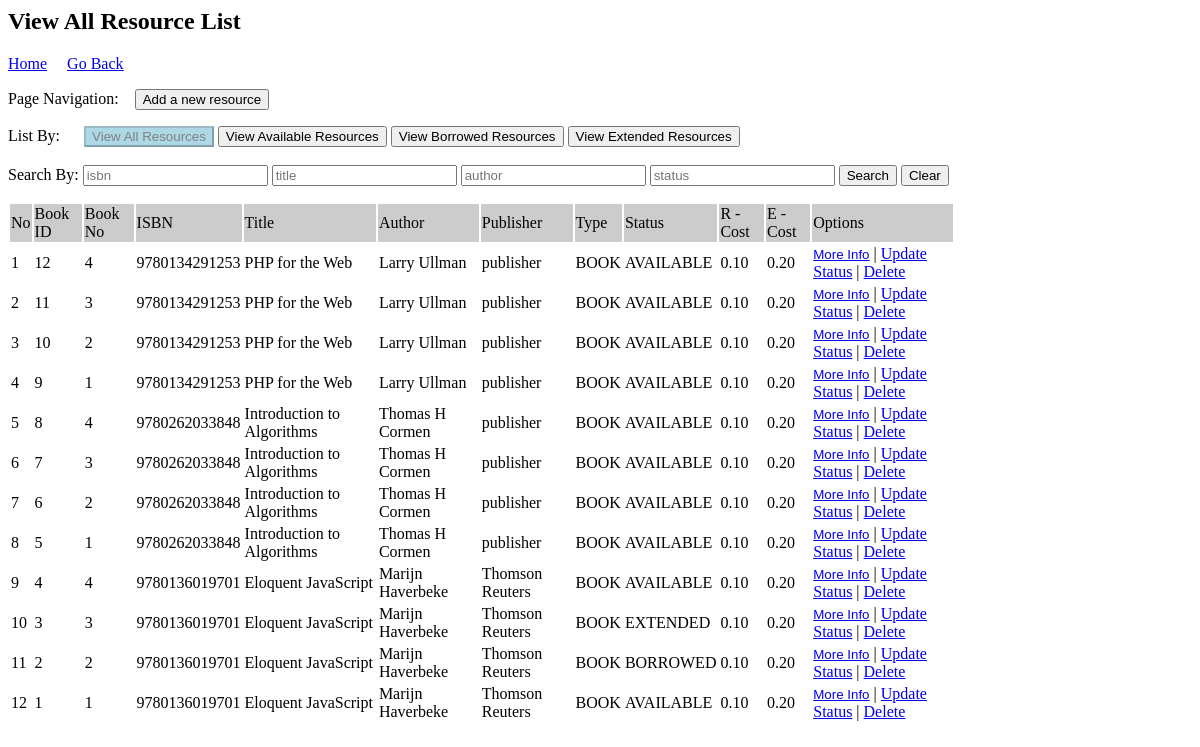
Screenshot of /resourcemgt/librarian/resourcelist.php?current_section=ALL (signed in) with the database file from the repository.
### tables this page shows
CREATE TABLE `resources` (
  `bookid` int(11) NOT NULL auto_increment,
  `bookno` int(2) NOT NULL,
  `isbn` varchar(50) NOT NULL,
  `title` varchar(50) NOT NULL,
  `author` varchar(20) NOT NULL,
  `publisher` varchar(50) NOT NULL,
  `type` varchar(50) NOT NULL,
  `status` varchar(50) NOT NULL,
  `rcost` DECIMAL(5,2) NOT NULL,
  `ecost` DECIMAL(5,2) NOT NULL,
  `username` varchar(50),
  `startdate` DATE,
  `enddate` DATE,
  `extenddate` DATE,
  PRIMARY KEY  (`bookid`)
);

### classes/resources.php (called while the page is built, shortened)
<?php
class Resources {
    function __construct(
        $bookid,
        $bookno,
        $isbn,
        $title,
        $author,
        $publisher,
        $type,
        $status,
        $rcost,
        $ecost,
        $startdate,
        $enddate,
        $extenddate
    ) {
    $this->bookid = $bookid;
    $this->bookno = $bookno;
    $this->isbn = $isbn;
    $this->title = $title;
    $this->author = $author;
    $this->publisher = $publisher;
    $this->type = $type;
    $this->status = $status;
    $this->rcost = $rcost;
    $this->ecost = $ecost;
    }
    function __get($name) { return $this->$name; }
}
?>

### resourcemgt/librarian/resourcelist.php (the view, shortened to what this page needs)
<?php
include_once("../../config.php");
include '../../classes/resources.php';
$main_css = 'main.css';
$flex_css = 'flex.css';
$notification_css = 'notification.css';
?>
<?php
$result = array();
$query = '';
function getCurrentSection($type_of_query) {
  $current_section = $GLOBALS['current_section'];
  $additional_query = '';
  if($type_of_query === 'MULTIPLE_FILTER') {
      $additional_query = ' AND status = ';
  }
  else if($type_of_query === 'SINGLE_FILTER') {
      $additional_query = ' WHERE status = ';
  }
  if($current_section === 'ALL') {
      $additional_query = '';
  }
  return $additional_query;
}
if(!empty($_GET['isbn']) || !empty($_GET['title']) || !empty($_GET['author']) || !empty($_GET['status'])) {
    $sql_statement = "SELECT * FROM resources WHERE ";
    $filter_array = array(
        'isbn' => $_GET['isbn'],
        'title' => $_GET['title'],
        'author' => $_GET['author'],
        'status' => $_GET['status'],
    );
    $query_array = array();
    foreach ($filter_array as $key => $value) {
        if ($value != '') {
          $query_array[] = $key .' LIKE ' . "'" . "%" . $value . "%" . "'";
        }
    }
    $sql_statement = 'SELECT * FROM resources WHERE ' . implode(' AND ', $query_array);
    $sql_statement .= getCurrentSection('MULTIPLE_FILTER');
    $sql_statement .= " ORDER BY bookid DESC";
    $query = mysqli_query($mysqli,$sql_statement);
}
else {
    $sql_statement = "SELECT * FROM resources ";
    $sql_statement .= getCurrentSection('SINGLE_FILTER');
    $sql_statement .= " ORDER BY bookid DESC";
    $query = mysqli_query($mysqli, $sql_statement);
}
while($res = mysqli_fetch_array($query)){
      array_push($result, Resources::init($res));
}
?>
<html>
<head>
    <link rel="stylesheet" href='<?php echo (CSS_PATH . "$main_css"); ?>' type="text/css">
    <link rel="stylesheet" href='<?php echo (CSS_PATH . "$flex_css"); ?>' type="text/css">
    <link rel="stylesheet" href='<?php echo (CSS_PATH . "$notification_css"); ?>' type="text/css">
</head>
<body>
  <h2>View All Resource List</h2>
  <div style='margin-bottom: 1em;'>
    <a href='../../index.php'>Home</a>
    <a style='padding-left: 1em;' href='javascript:self.history.back();'>Go Back</a>
  </div>
  <section id='userlist-section' style="<?php echo(($_SESSION['type']) === USER_ACCESS ? '' : 'display: none;') ?>">
    <div style="margin-bottom: 1em;">
      <span>Page Navigation:&nbsp;&nbsp;&nbsp;</span>
      <a href="<?php echo (ADD_RESOURCE) ?>"><button>Add a new resource</button></a>
    </div>
    <div id='searchrow' style='margin-bottom: 1em;'>
      <form action="#" method="get" name='search_form' class='removeCSS'>
        <span>List By:&nbsp;&nbsp;&nbsp;&nbsp;&nbsp;</span>
        <button
        <?php echo ($GLOBALS['current_section'] == 'ALL') ? 'disabled="true" style="background-color: lightblue;pointer-events: none;color: grey;" ' : ''; ?>
        name='current_section' value='ALL' type='submit' >View All Resources</button>
        <button
        <?php echo ($GLOBALS['current_section'] == 'AVAILABLE') ? 'disabled="true" style="background-color: lightblue;pointer-events: none;color: grey;" ' : ''; ?>
        name='current_section' value='AVAILABLE' type='submit' >View Available Resources</button>
        <button
        <?php echo ($GLOBALS['current_section'] == 'BORROWED') ? 'disabled="true" style="background-color: lightblue;pointer-events: none;color: grey;" ' : ''; ?>
        name='current_section' value='BORROWED' type='submit' >View Borrowed Resources</button>
        <button
        <?php echo ($GLOBALS['current_section'] == 'EXTENDED') ? 'disabled="true" style="background-color: lightblue;pointer-events: none;color: grey;" ' : ''; ?>
        name='current_section' value='EXTENDED' type='submit' >View Extended Resources</button>
        <br><br>
        <span>Search By: </span>
        <input placeholder='isbn' name='isbn' value="<?php echo ($_GET['isbn']) ?>" >
        <input placeholder='title' name='title' value="<?php echo ($_GET['title']) ?>" >
        <input placeholder='author' name='author' value="<?php echo ($_GET['author']) ?>" >
        <input placeholder='status' name='status' value="<?php echo ($_GET['status']) ?>" >
        <button type='submit' name='current_section' value="<?php echo ($_GET['current_section']) ?>" >Search</button>
      </form>
      <span>
        <a href='resourcelist.php'><button>Clear</button></a>
      </span>
    </div>
    <table width='80%' border=0>
    <tr bgcolor='#CCCCCC'>
      <td>No</td>
      <td>Book ID</td>
      <td>Book No</td>
      <td>ISBN</td>
      <td>Title</td>
      <td>Author</td>
      <td>Publisher</td>
      <td>Type</td>
      <td>Status</td>
      <td>R - Cost</td>
      <td>E - Cost</td>
      <td>Options</td>
    </tr>
    <?php
    $edit_url = EDIT_USER;
    $delete_url = DELETE_USER;
    $counter = 1;
    foreach($result as $resource) {
      $bookID = $resource->bookid;
      $all_modal_id = "all-modal-$bookID";
      $btn_click = "button_clicked_$bookID";
      echo "<tr>";
      echo "<td>".$counter."</td>";
      echo "<td>".$bookID."</td>";
      echo "<td>".$resource->bookno."</td>";
      echo "<td>".$resource->isbn."</td>";
      echo "<td>".$resource->title."</td>";
      echo "<td>".$resource->author."</td>";
      echo "<td>".$resource->publisher."</td>";
      echo "<td>".$resource->type."</td>";
      echo "<td>".$resource->status."</td>";
      echo "<td>".$resource->rcost."</td>";
      echo "<td>".$resource->ecost."</td>";
      echo "<td>
              <form method='post' action='#$all_modal_id' class='removeCSS'>
              <button type='submit' name='$btn_click' value='ACTIVE' class='link-button'>More Info</button>
              </form> |
              <a href=\"$edit_url?bookid=$bookID\">Update Status</a> |
              <a href=\"$delete_url?bookid=$bookID\" onClick=\"return confirm('Are you sure you want to delete book ID: $bookID ?')\">Delete</a>
            </td>
           ";
      $counter += 1;
    }
    ?>
    </table>
  </section>
</body>
</html>

### css/flex.css (style rules this page uses)
.removeCSS { all: unset; }

### resourcemgt/librarian/resourcelist.php (style rules this page uses)
.link-button { background: none!important; border: none; padding: 0!important; font-family: arial, sans-serif; color: #0000EE; text-decoration: underline; cursor: pointer; }

### rows the page displays
resources: bookid "12", bookno "4", isbn "9780134291253", title "PHP for the Web", author "Larry Ullman", publisher "publisher", type "BOOK", status "AVAILABLE", rcost "0.10", ecost "0.20"
resources: bookid "11", bookno "3", isbn "9780134291253", title "PHP for the Web", author "Larry Ullman", publisher "publisher", type "BOOK", status "AVAILABLE", rcost "0.10", ecost "0.20"
resources: bookid "10", bookno "2", isbn "9780134291253", title "PHP for the Web", author "Larry Ullman", publisher "publisher", type "BOOK", status "AVAILABLE", rcost "0.10", ecost "0.20"
resources: bookid "9", bookno "1", isbn "9780134291253", title "PHP for the Web", author "Larry Ullman", publisher "publisher", type "BOOK", status "AVAILABLE", rcost "0.10", ecost "0.20"
resources: bookid "8", bookno "4", isbn "9780262033848", title "Introduction to Algorithms", author "Thomas H Cormen", publisher "publisher", type "BOOK", status "AVAILABLE", rcost "0.10", ecost "0.20"
resources: bookid "7", bookno "3", isbn "9780262033848", title "Introduction to Algorithms", author "Thomas H Cormen", publisher "publisher", type "BOOK", status "AVAILABLE", rcost "0.10", ecost "0.20"
resources: bookid "6", bookno "2", isbn "9780262033848", title "Introduction to Algorithms", author "Thomas H Cormen", publisher "publisher", type "BOOK", status "AVAILABLE", rcost "0.10", ecost "0.20"
resources: bookid "5", bookno "1", isbn "9780262033848", title "Introduction to Algorithms", author "Thomas H Cormen", publisher "publisher", type "BOOK", status "AVAILABLE", rcost "0.10", ecost "0.20"
resources: bookid "4", bookno "4", isbn "9780136019701", title "Eloquent JavaScript", author "Marijn Haverbeke", publisher "Thomson Reuters", type "BOOK", status "AVAILABLE", rcost "0.10", ecost "0.20"
resources: bookid "3", bookno "3", isbn "9780136019701", title "Eloquent JavaScript", author "Marijn Haverbeke", publisher "Thomson Reuters", type "BOOK", status "EXTENDED", rcost "0.10", ecost "0.20"
resources: bookid "2", bookno "2", isbn "9780136019701", title "Eloquent JavaScript", author "Marijn Haverbeke", publisher "Thomson Reuters", type "BOOK", status "BORROWED", rcost "0.10", ecost "0.20"
resources: bookid "1", bookno "1", isbn "9780136019701", title "Eloquent JavaScript", author "Marijn Haverbeke", publisher "Thomson Reuters", type "BOOK", status "AVAILABLE", rcost "0.10", ecost "0.20"
